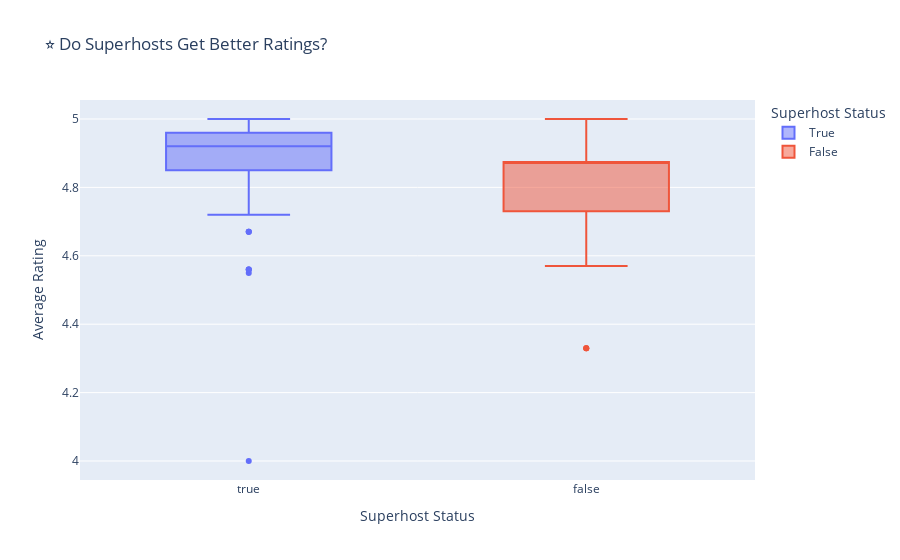

The notebook cell this image was saved under:
### Markdown cell above
## ⭐ Do Superhosts Get Better Ratings?  
Hosts who achieve **Superhost status** often gain more trust from guests.  
But does **being a Superhost really improve ratings?** Let’s analyze the data.

### Code cell
fig = px.box(pbp, x="isSuperhost", y="avgRating", 
             title="⭐ Do Superhosts Get Better Ratings?",
             color="isSuperhost",
             labels={"isSuperhost": "Superhost Status", "avgRating": "Average Rating"})

fig.show()

### Figure 1 — Plotly figure (JSON) as saved in the notebook; plotly's stock layout.template omitted (floating-point values rounded to 4 significant figures; data arrays with more than 128 entries replaced by an {"elided": "..."} marker saying what was removed)
{"data": [{"alignmentgroup": "True", "hovertemplate": "Superhost Status=%{x}<br>Average Rating=%{y}<extra></extra>", "legendgroup": "True", "marker": {"color": "#636efa"}, "name": "True", "notched": false, "offsetgroup": "True", "orientation": "v", "showlegend": true, "type": "box", "x": {"elided": "346 bool values"}, "x0": " ", "xaxis": "x", "y": {"elided": "346 float values"}, "y0": " ", "yaxis": "y"}, {"alignmentgroup": "True", "hovertemplate": "Superhost Status=%{x}<br>Average Rating=%{y}<extra></extra>", "legendgroup": "False", "marker": {"color": "#EF553B"}, "name": "False", "notched": false, "offsetgroup": "False", "orientation": "v", "showlegend": true, "type": "box", "x": {"elided": "154 bool values"}, "x0": " ", "xaxis": "x", "y": {"elided": "154 float values"}, "y0": " ", "yaxis": "y"}], "layout": {"boxmode": "overlay", "legend": {"title": {"text": "Superhost Status"}, "tracegroupgap": 0}, "title": {"text": "⭐ Do Superhosts Get Better Ratings?"}, "xaxis": {"anchor": "y", "categoryarray": [true, false], "categoryorder": "array", "domain": [0, 1], "title": {"text": "Superhost Status"}}, "yaxis": {"anchor": "x", "domain": [0, 1], "title": {"text": "Average Rating"}}}}
